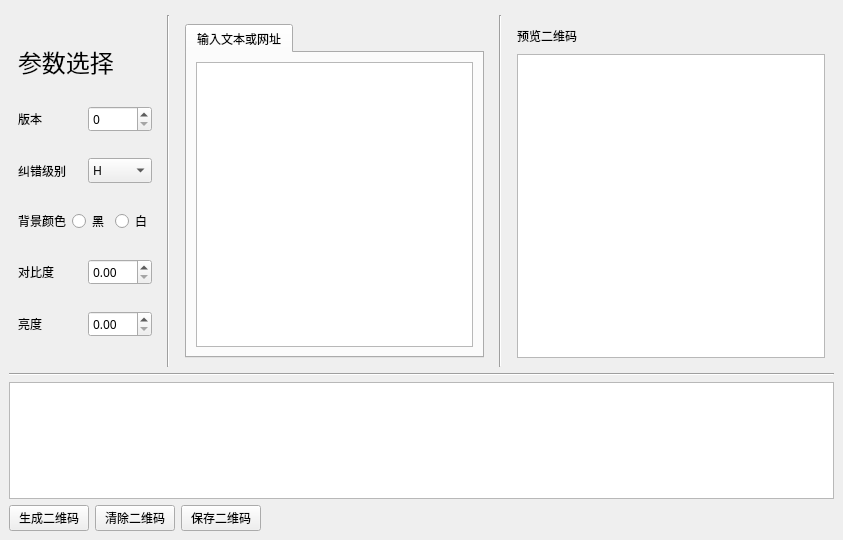
<?xml version="1.0" encoding="UTF-8"?>
<ui version="4.0">
 <class>MainWindow</class>
 <widget class="QMainWindow" name="MainWindow">
  <property name="geometry">
   <rect>
    <x>0</x>
    <y>0</y>
    <width>843</width>
    <height>540</height>
   </rect>
  </property>
  <property name="windowTitle">
   <string>Fantastic QR</string>
  </property>
  <widget class="QWidget" name="centralwidget">
   <layout class="QVBoxLayout" name="verticalLayout_3" stretch="0,3,0,1,0">
    <item>
     <widget class="Line" name="line">
      <property name="orientation">
       <enum>Qt::Vertical</enum>
      </property>
     </widget>
    </item>
    <item>
     <layout class="QHBoxLayout" name="horizontalLayout_17">
      <item>
       <widget class="QWidget" name="select_wrapper" native="true">
        <layout class="QHBoxLayout" name="horizontalLayout_14">
         <item>
          <layout class="QVBoxLayout" name="verticalLayout" stretch="1,2,2,2,2,2">
           <item>
            <widget class="QLabel" name="label">
             <property name="sizePolicy">
              <sizepolicy hsizetype="Preferred" vsizetype="Fixed">
               <horstretch>0</horstretch>
               <verstretch>0</verstretch>
              </sizepolicy>
             </property>
             <property name="font">
              <font>
               <family>苹方 中等</family>
               <pointsize>18</pointsize>
              </font>
             </property>
             <property name="text">
              <string>参数选择</string>
             </property>
            </widget>
           </item>
           <item>
            <layout class="QHBoxLayout" name="horizontalLayout">
             <item>
              <widget class="QLabel" name="label_2">
               <property name="font">
                <font>
                 <family>苹方 中等</family>
                </font>
               </property>
               <property name="text">
                <string>版本</string>
               </property>
              </widget>
             </item>
             <item>
              <widget class="QSpinBox" name="spinBox">
               <property name="font">
                <font>
                 <family>苹方 中等</family>
                </font>
               </property>
              </widget>
             </item>
            </layout>
           </item>
           <item>
            <layout class="QHBoxLayout" name="horizontalLayout_2">
             <item>
              <widget class="QLabel" name="label_3">
               <property name="font">
                <font>
                 <family>苹方 中等</family>
                </font>
               </property>
               <property name="text">
                <string>纠错级别</string>
               </property>
              </widget>
             </item>
             <item>
              <widget class="QComboBox" name="comboBox">
               <property name="font">
                <font>
                 <family>苹方 中等</family>
                </font>
               </property>
               <item>
                <property name="text">
                 <string>H</string>
                </property>
               </item>
               <item>
                <property name="text">
                 <string>L</string>
                </property>
               </item>
               <item>
                <property name="text">
                 <string>M</string>
                </property>
               </item>
               <item>
                <property name="text">
                 <string>Q</string>
                </property>
               </item>
              </widget>
             </item>
            </layout>
           </item>
           <item>
            <layout class="QHBoxLayout" name="horizontalLayout_4">
             <item>
              <widget class="QLabel" name="label_5">
               <property name="font">
                <font>
                 <family>苹方 中等</family>
                </font>
               </property>
               <property name="text">
                <string>背景颜色</string>
               </property>
              </widget>
             </item>
             <item>
              <widget class="QRadioButton" name="radioButton">
               <property name="font">
                <font>
                 <family>苹方 中等</family>
                </font>
               </property>
               <property name="text">
                <string>黑</string>
               </property>
               <attribute name="buttonGroup">
                <string notr="true">buttonGroup</string>
               </attribute>
              </widget>
             </item>
             <item>
              <widget class="QRadioButton" name="radioButton_2">
               <property name="font">
                <font>
                 <family>苹方 中等</family>
                </font>
               </property>
               <property name="text">
                <string>白</string>
               </property>
               <attribute name="buttonGroup">
                <string notr="true">buttonGroup</string>
               </attribute>
              </widget>
             </item>
            </layout>
           </item>
           <item>
            <layout class="QHBoxLayout" name="horizontalLayout_5">
             <item>
              <widget class="QLabel" name="label_6">
               <property name="font">
                <font>
                 <family>苹方 中等</family>
                </font>
               </property>
               <property name="text">
                <string>对比度</string>
               </property>
              </widget>
             </item>
             <item>
              <widget class="QDoubleSpinBox" name="doubleSpinBox">
               <property name="font">
                <font>
                 <family>苹方 中等</family>
                </font>
               </property>
              </widget>
             </item>
            </layout>
           </item>
           <item>
            <layout class="QHBoxLayout" name="horizontalLayout_6">
             <item>
              <widget class="QLabel" name="label_7">
               <property name="font">
                <font>
                 <family>苹方 中等</family>
                </font>
               </property>
               <property name="text">
                <string>亮度</string>
               </property>
              </widget>
             </item>
             <item>
              <widget class="QDoubleSpinBox" name="doubleSpinBox_2">
               <property name="font">
                <font>
                 <family>苹方 中等</family>
                </font>
               </property>
              </widget>
             </item>
            </layout>
           </item>
          </layout>
         </item>
        </layout>
       </widget>
      </item>
      <item>
       <layout class="QHBoxLayout" name="horizontalLayout_16">
        <item>
         <layout class="QHBoxLayout" name="horizontalLayout_15">
          <item>
           <widget class="Line" name="line_2">
            <property name="orientation">
             <enum>Qt::Vertical</enum>
            </property>
           </widget>
          </item>
          <item>
           <widget class="QWidget" name="tab_wrapper" native="true">
            <layout class="QHBoxLayout" name="horizontalLayout_13">
             <item>
              <widget class="QTabWidget" name="tabWidget">
               <property name="font">
                <font>
                 <family>苹方 中等</family>
                </font>
               </property>
               <property name="currentIndex">
                <number>0</number>
               </property>
               <widget class="QWidget" name="tab_txt">
                <property name="accessibleName">
                 <string/>
                </property>
                <attribute name="title">
                 <string>输入文本或网址</string>
                </attribute>
                <layout class="QGridLayout" name="gridLayout">
                 <item row="0" column="0">
                  <widget class="QTextEdit" name="textEdit"/>
                 </item>
                </layout>
               </widget>
              </widget>
             </item>
            </layout>
           </widget>
          </item>
         </layout>
        </item>
        <item>
         <widget class="Line" name="line_3">
          <property name="orientation">
           <enum>Qt::Vertical</enum>
          </property>
         </widget>
        </item>
        <item>
         <widget class="QWidget" name="image_wrapper" native="true">
          <property name="minimumSize">
           <size>
            <width>100</width>
            <height>100</height>
           </size>
          </property>
          <property name="font">
           <font>
            <family>苹方 中等</family>
           </font>
          </property>
          <layout class="QGridLayout" name="gridLayout_2">
           <item row="2" column="0">
            <widget class="QGraphicsView" name="graphicsView">
             <property name="sizePolicy">
              <sizepolicy hsizetype="Preferred" vsizetype="Preferred">
               <horstretch>10</horstretch>
               <verstretch>10</verstretch>
              </sizepolicy>
             </property>
             <property name="minimumSize">
              <size>
               <width>100</width>
               <height>100</height>
              </size>
             </property>
             <property name="toolTip">
              <string>&lt;html&gt;&lt;head/&gt;&lt;body&gt;&lt;p&gt;此处显示二维码&lt;/p&gt;&lt;/body&gt;&lt;/html&gt;</string>
             </property>
            </widget>
           </item>
           <item row="0" column="0">
            <layout class="QVBoxLayout" name="verticalLayout_2">
             <property name="topMargin">
              <number>3</number>
             </property>
             <property name="bottomMargin">
              <number>3</number>
             </property>
             <item>
              <widget class="QLabel" name="label_15">
               <property name="text">
                <string>预览二维码</string>
               </property>
              </widget>
             </item>
            </layout>
           </item>
          </layout>
         </widget>
        </item>
       </layout>
      </item>
     </layout>
    </item>
    <item>
     <widget class="Line" name="line_4">
      <property name="orientation">
       <enum>Qt::Horizontal</enum>
      </property>
     </widget>
    </item>
    <item>
     <widget class="QTextBrowser" name="info_text"/>
    </item>
    <item>
     <layout class="QHBoxLayout" name="horizontalLayout_7">
      <item>
       <widget class="QPushButton" name="genqr_button">
        <property name="sizePolicy">
         <sizepolicy hsizetype="Fixed" vsizetype="Fixed">
          <horstretch>0</horstretch>
          <verstretch>0</verstretch>
         </sizepolicy>
        </property>
        <property name="font">
         <font>
          <family>苹方 中等</family>
         </font>
        </property>
        <property name="text">
         <string>生成二维码</string>
        </property>
       </widget>
      </item>
      <item>
       <widget class="QPushButton" name="clearqr_button">
        <property name="font">
         <font>
          <family>苹方 中等</family>
         </font>
        </property>
        <property name="text">
         <string>清除二维码</string>
        </property>
       </widget>
      </item>
      <item>
       <widget class="QPushButton" name="saveqr_button">
        <property name="font">
         <font>
          <family>苹方 中等</family>
         </font>
        </property>
        <property name="text">
         <string>保存二维码</string>
        </property>
       </widget>
      </item>
      <item>
       <spacer name="horizontalSpacer">
        <property name="orientation">
         <enum>Qt::Horizontal</enum>
        </property>
        <property name="sizeHint" stdset="0">
         <size>
          <width>10</width>
          <height>20</height>
         </size>
        </property>
       </spacer>
      </item>
     </layout>
    </item>
   </layout>
  </widget>
 </widget>
 <resources/>
 <connections/>
 <buttongroups>
  <buttongroup name="buttonGroup"/>
 </buttongroups>
</ui>
